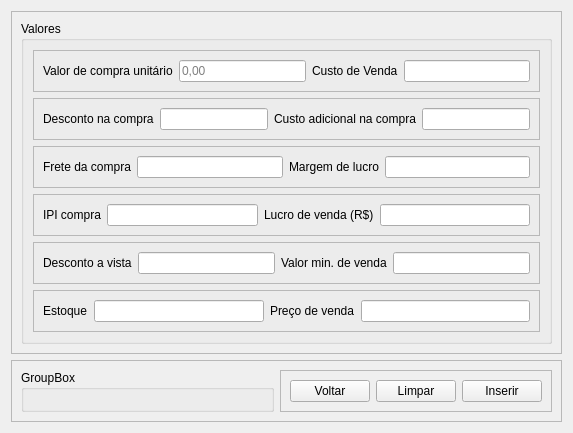
             <widget class="QWidget" name="page_8">
              <layout class="QVBoxLayout" name="verticalLayout_18">
               <item>
                <widget class="QFrame" name="frame_40">
                 <property name="frameShape">
                  <enum>QFrame::StyledPanel</enum>
                 </property>
                 <property name="frameShadow">
                  <enum>QFrame::Raised</enum>
                 </property>
                 <layout class="QHBoxLayout" name="horizontalLayout_34">
                  <item>
                   <widget class="QGroupBox" name="groupBox_8">
                    <property name="title">
                     <string>Valores</string>
                    </property>
                    <layout class="QVBoxLayout" name="verticalLayout_22">
                     <item>
                      <widget class="QFrame" name="frame_42">
                       <property name="frameShape">
                        <enum>QFrame::StyledPanel</enum>
                       </property>
                       <property name="frameShadow">
                        <enum>QFrame::Raised</enum>
                       </property>
                       <layout class="QHBoxLayout" name="horizontalLayout_32">
                        <item>
                         <widget class="QLabel" name="label_34">
                          <property name="text">
                           <string>Valor de compra unitário</string>
                          </property>
                         </widget>
                        </item>
                        <item>
                         <widget class="QLineEdit" name="lineEdit_23">
                          <property name="toolTipDuration">
                           <number>0</number>
                          </property>
                          <property name="layoutDirection">
                           <enum>Qt::RightToLeft</enum>
                          </property>
                          <property name="inputMethodHints">
                           <set>Qt::ImhDigitsOnly|Qt::ImhFormattedNumbersOnly|Qt::ImhNoPredictiveText|Qt::ImhNoTextHandles|Qt::ImhPreferNumbers</set>
                          </property>
                          <property name="text">
                           <string/>
                          </property>
                          <property name="placeholderText">
                           <string>0,00</string>
                          </property>
                         </widget>
                        </item>
                        <item>
                         <widget class="QLabel" name="label_35">
                          <property name="text">
                           <string>Custo de Venda</string>
                          </property>
                         </widget>
                        </item>
                        <item>
                         <widget class="QLineEdit" name="lineEdit_24"/>
                        </item>
                       </layout>
                      </widget>
                     </item>
                     <item>
                      <widget class="QFrame" name="frame_43">
                       <property name="frameShape">
                        <enum>QFrame::StyledPanel</enum>
                       </property>
                       <property name="frameShadow">
                        <enum>QFrame::Raised</enum>
                       </property>
                       <layout class="QHBoxLayout" name="horizontalLayout_31">
                        <item>
                         <widget class="QLabel" name="label_36">
                          <property name="text">
                           <string>Desconto na compra</string>
                          </property>
                         </widget>
                        </item>
                        <item>
                         <widget class="QLineEdit" name="lineEdit_25"/>
                        </item>
                        <item>
                         <widget class="QLabel" name="label_37">
                          <property name="text">
                           <string>Custo adicional na compra</string>
                          </property>
                         </widget>
                        </item>
                        <item>
                         <widget class="QLineEdit" name="lineEdit_26"/>
                        </item>
                       </layout>
                      </widget>
                     </item>
                     <item>
                      <widget class="QFrame" name="frame_45">
                       <property name="frameShape">
                        <enum>QFrame::StyledPanel</enum>
                       </property>
                       <property name="frameShadow">
                        <enum>QFrame::Raised</enum>
                       </property>
                       <layout class="QHBoxLayout" name="horizontalLayout_30">
                        <item>
                         <widget class="QLabel" name="label_38">
                          <property name="text">
                           <string>Frete da compra</string>
                          </property>
                         </widget>
                        </item>
                        <item>
                         <widget class="QLineEdit" name="lineEdit_27"/>
                        </item>
                        <item>
                         <widget class="QLabel" name="label_39">
                          <property name="text">
                           <string>Margem de lucro</string>
                          </property>
                         </widget>
                        </item>
                        <item>
                         <widget class="QLineEdit" name="lineEdit_28"/>
                        </item>
                       </layout>
                      </widget>
                     </item>
                     <item>
                      <widget class="QFrame" name="frame_44">
                       <property name="frameShape">
                        <enum>QFrame::StyledPanel</enum>
                       </property>
                       <property name="frameShadow">
                        <enum>QFrame::Raised</enum>
                       </property>
                       <layout class="QHBoxLayout" name="horizontalLayout_29">
                        <item>
                         <widget class="QLabel" name="label_40">
                          <property name="text">
                           <string>IPI compra</string>
                          </property>
                         </widget>
                        </item>
                        <item>
                         <widget class="QLineEdit" name="lineEdit_29"/>
                        </item>
                        <item>
                         <widget class="QLabel" name="label_41">
                          <property name="text">
                           <string>Lucro de venda (R$)</string>
                          </property>
                         </widget>
                        </item>
                        <item>
                         <widget class="QLineEdit" name="lineEdit_30"/>
                        </item>
                       </layout>
                      </widget>
                     </item>
                     <item>
                      <widget class="QFrame" name="frame_46">
                       <property name="frameShape">
                        <enum>QFrame::StyledPanel</enum>
                       </property>
                       <property name="frameShadow">
                        <enum>QFrame::Raised</enum>
                       </property>
                       <layout class="QHBoxLayout" name="horizontalLayout_28">
                        <item>
                         <widget class="QLabel" name="label_42">
                          <property name="text">
                           <string>Desconto a vista</string>
                          </property>
                         </widget>
                        </item>
                        <item>
                         <widget class="QLineEdit" name="lineEdit_31"/>
                        </item>
                        <item>
                         <widget class="QLabel" name="label_43">
                          <property name="text">
                           <string>Valor min. de venda</string>
                          </property>
                         </widget>
                        </item>
                        <item>
                         <widget class="QLineEdit" name="lineEdit_32"/>
                        </item>
                       </layout>
                      </widget>
                     </item>
                     <item>
                      <widget class="QFrame" name="frame_47">
                       <property name="frameShape">
                        <enum>QFrame::StyledPanel</enum>
                       </property>
                       <property name="frameShadow">
                        <enum>QFrame::Raised</enum>
                       </property>
                       <layout class="QHBoxLayout" name="horizontalLayout_27">
                        <item>
                         <widget class="QLabel" name="label_44">
                          <property name="text">
                           <string>Estoque</string>
                          </property>
                         </widget>
                        </item>
                        <item>
                         <widget class="QLineEdit" name="lineEdit_33"/>
                        </item>
                        <item>
                         <widget class="QLabel" name="label_45">
                          <property name="text">
                           <string>Preço de venda</string>
                          </property>
                         </widget>
                        </item>
                        <item>
                         <widget class="QLineEdit" name="lineEdit_34"/>
                        </item>
                       </layout>
                      </widget>
                     </item>
                    </layout>
                   </widget>
                  </item>
                 </layout>
                </widget>
               </item>
               <item>
                <widget class="QFrame" name="frame_41">
                 <property name="frameShape">
                  <enum>QFrame::StyledPanel</enum>
                 </property>
                 <property name="frameShadow">
                  <enum>QFrame::Raised</enum>
                 </property>
                 <layout class="QHBoxLayout" name="horizontalLayout_35">
                  <item>
                   <widget class="QGroupBox" name="groupBox_7">
                    <property name="title">
                     <string>GroupBox</string>
                    </property>
                   </widget>
                  </item>
                  <item>
                   <widget class="QFrame" name="frame_48">
                    <property name="frameShape">
                     <enum>QFrame::StyledPanel</enum>
                    </property>
                    <property name="frameShadow">
                     <enum>QFrame::Raised</enum>
                    </property>
                    <layout class="QHBoxLayout" name="horizontalLayout_38">
                     <item>
                      <widget class="QPushButton" name="pushButton_8">
                       <property name="text">
                        <string>Voltar</string>
                       </property>
                      </widget>
                     </item>
                     <item>
                      <widget class="QPushButton" name="pushButton_10">
                       <property name="text">
                        <string>Limpar</string>
                       </property>
                      </widget>
                     </item>
                     <item>
                      <widget class="QPushButton" name="pushButton_9">
                       <property name="text">
                        <string>Inserir</string>
                       </property>
                      </widget>
                     </item>
                    </layout>
                   </widget>
                  </item>
                 </layout>
                </widget>
               </item>
              </layout>
             </widget>
